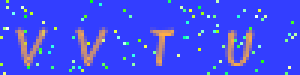
#> input picture Verification_code/6.png, 100 x 25 px (shown 3 times larger)
$ python verification_code_identify.py
#> lines starting #> are read from the running program, lines starting #| are printed output that depends on the picture; after the words box and inside, x2 and y2 are one past the last pixel; in counts of white or black regions, pixels touching at a corner belong together
# -*- coding: utf-8 -*-

import pytesseract
from PIL import Image


def initTable(threshold=100):  # 二值化函数
    table = []
    for i in range(256):
        if i > threshold:
            table.append(0)
        else:
            table.append(1)

    return table


def print_bin(img):
    """
    输出二值后的图片到控制台，方便调试的函数
    :param img:
    :type img: Image
    :return:
    """
    print('current binary output,width:%s-height:%s\n')
    for h in range(img.height):
        for w in range(img.width):
            value = img.getpixel((w,h))
            if value == 0:
                print(value, end='')
            else:
                print(' ', end='')

        print('')


def get_captcha(path):
    im = Image.open(path)  # 1.打开图片
    im = im.convert('L')
    binaryImage = im.point(initTable(), '1')
    binaryImage.show()
    text = pytesseract.image_to_string(binaryImage, config='-psm 7')
    print(text)
    return text


def sum_9_region_new(img, x, y):
    # 确定噪点
    cur_pixel = img.getpixel((x, y))  # 当前像素点的值
    width = img.width
    height = img.height

    if cur_pixel == 1:  # 如果当前点为白色区域,则不统计邻域值
        return 0

    # 因当前图片的四周都有黑点，所以周围的黑点可以去除
    if y < 3:  # 本例中，前两行的黑点都可以去除
        return 1
    elif y > height - 3:  # 最下面两行
        return 1
    else:  # y不在边界
        if x < 3:  # 前两列
            return 1
        elif x == width - 1:  # 右边非顶点
            return 1
        else:  # 具备9领域条件的
            sum = img.getpixel((x - 1, y - 1)) \
                  + img.getpixel((x - 1, y)) \
                  + img.getpixel((x - 1, y + 1)) \
                  + img.getpixel((x, y - 1)) \
                  + cur_pixel \
                  + img.getpixel((x, y + 1)) \
                  + img.getpixel((x + 1, y - 1)) \
                  + img.getpixel((x + 1, y)) \
                  + img.getpixel((x + 1, y + 1))
            return 9 - sum


def collect_noise_point(img):
    # 收集所有的噪点
    noise_point_list = []
    for x in range(img.width):
        for y in range(img.height):
            res_9 = sum_9_region_new(img, x, y)
            if (0 < res_9 < 3) and img.getpixel((x, y)) == 0:  # 找到孤立点
                pos = (x, y)
                noise_point_list.append(pos)
    return noise_point_list


def remove_noise_pixel(img, noise_point_list):
    # 根据噪点的位置信息，消除二值图片的黑点噪声
    for item in noise_point_list:
        img.putpixel((item[0], item[1]), 1)


def noise_reduction(img):
    """
    :param img: 灰度处理 二值化 后的图片
    :return:
    """
    noise_point_list = collect_noise_point(img)  # 收集噪点
    remove_noise_pixel(img, noise_point_list)  # 去除噪点
    print_bin(img)  # 输出二值图像
    return img


if __name__ == '__main__':
    path = "6.png"

    im = Image.open(path)  # 1.打开图片
#> im is the input picture: PIL image 100x25 RGB; mean R, G, B 65.1, 75.5, 240

    im = im.convert('L')
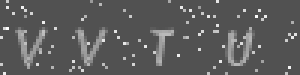
#> im: PIL image 100x25 L (shown 3 times larger); min 81, max 253, mean 91.4
    binaryImage = im.point(initTable(), '1')
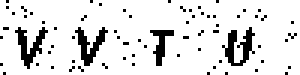
#> binaryImage: PIL image 100x25 1 (shown 3 times larger); 87.9% white; black in thin lines or dots

    binaryImage = noise_reduction(binaryImage)
#> the loop in collect_noise_point, `for x in range(img.width):` made 100 passes
#> the loop in remove_noise_pixel, `for item in noise_point_list:` made 83 passes
#> item on passes 1 to 12: (0, 12), (0, 21), (1, 9), (1, 24), (2, 0), (2, 2), (2, 9), (4, 4), (7, 2), (8, 3), (8, 5), (10, 4)
#> after the loop in remove_noise_pixel, `for item in noise_point_list:`:
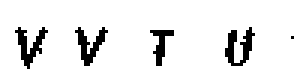
#> img: PIL image 100x25 1 (shown 3 times larger); 91.2% white; black in thin lines or dots, all inside (x1, y1, x2, y2) = (5, 9, 98, 23)

#> (the run stopped early here; a loop or call above may not have finished)
